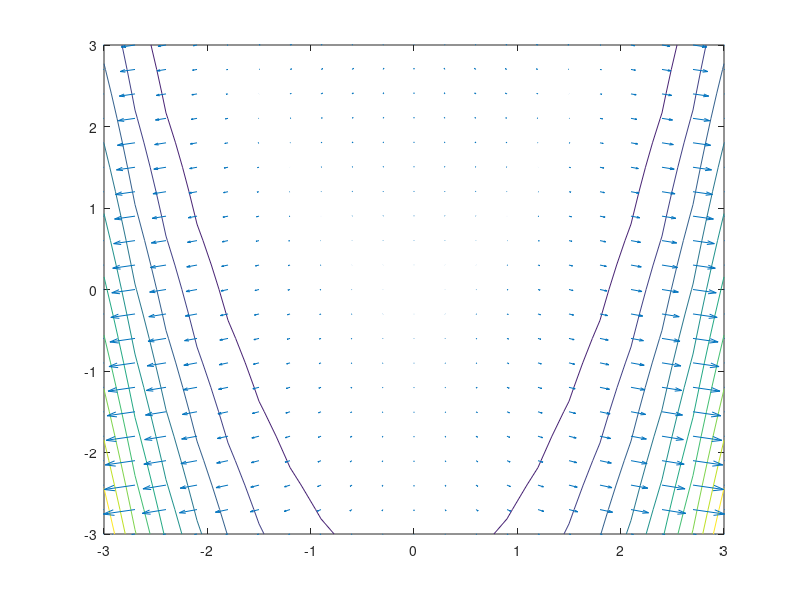

Recreate this plot in MATLAB. (Note: this script raises an error after producing the figure.)
% Plot the trajectory of Anti-Gradient Descent
[x,y]=meshgrid(-3:.3:3);
z=100*(y-x.^2).^2+(1-x.^2).^2;
figure(1)
hold off
contour(x,y,z)
[dx,dy]=gradient(z,.2,.2);
hold on
quiver(x,y,dx,dy)
% set the initial point
x=[1.3,1.3];
xs=x; % dummy variable required for the iterative process
itsk=50; % the number of iterations
step=0.002; % the step size
for i=1:itsk

 % compute the next point
 x = xs - step*gradient1(xs)./abs(gradient1(xs));
 % plot the step
 plot([xs(1),x(1)],[xs(2),x(2)],'r',[xs(1),x(1)],[xs(2),x(2)],'ro')
 % refresh the variables
 xs=x
end